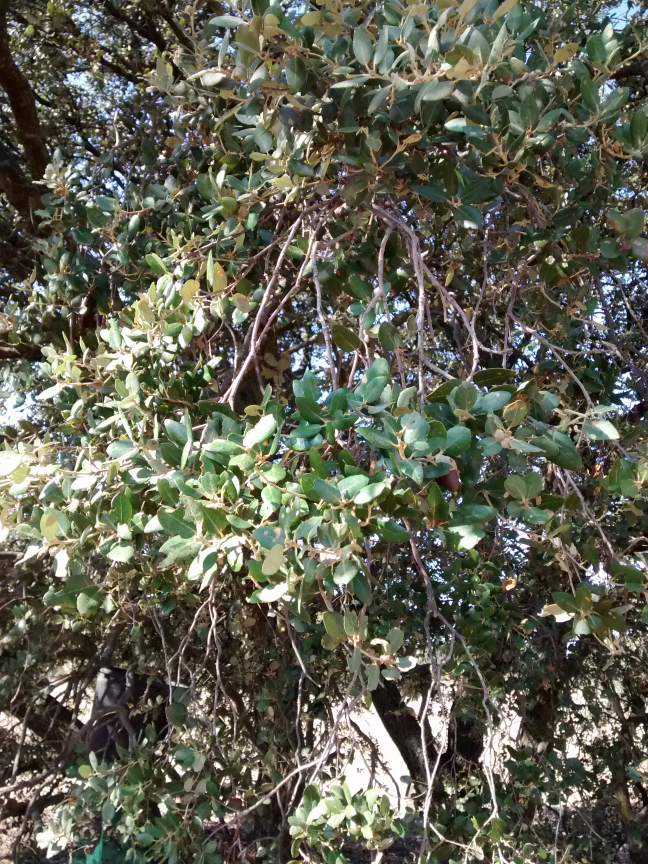
#> input picture simpleKmeans/foto.jpg, 1944 x 2592 px (shown at 1/3 size)
$ python kmeansOpenCV.py
#> lines starting #> are read from the running program, lines starting #| are printed output that depends on the picture
import numpy as np
import cv2
from matplotlib import pyplot as plt
import matplotlib.colors as colors


#######################
pathname = 'foto.jpg'
nclustersList = [1,3,8,30]
scale = 4
#######################

img = cv2.imread(pathname)
#> img is the input picture: shape (2592, 1944, 3); mean B, G, R 82.5, 97.9, 96.9
width,height = img.shape[:2]
#> width = 2592; height = 1944

img = cv2.resize(img, (height/scale,width/scale), interpolation = cv2.INTER_CUBIC)
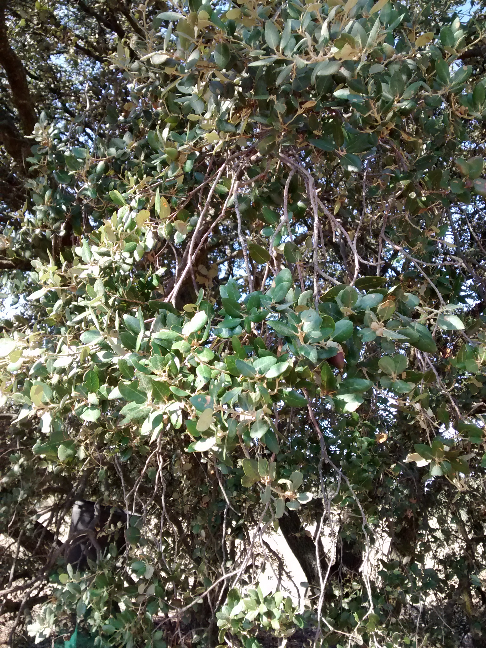
#> img: shape (648, 486, 3); mean B, G, R 82.5, 97.9, 96.9
#> (the run stopped early here; a loop or call above may not have finished)
